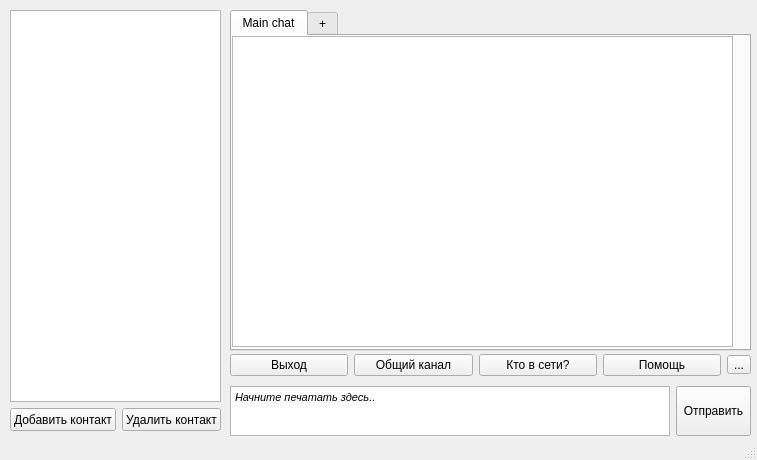
<?xml version="1.0" encoding="UTF-8"?>
<ui version="4.0">
 <class>MainWindow</class>
 <widget class="QMainWindow" name="MainWindow">
  <property name="geometry">
   <rect>
    <x>0</x>
    <y>0</y>
    <width>757</width>
    <height>460</height>
   </rect>
  </property>
  <property name="windowTitle">
   <string>Python Chat v0.2</string>
  </property>
  <widget class="QWidget" name="centralwidget">
   <widget class="QWidget" name="layoutWidget">
    <property name="geometry">
     <rect>
      <x>0</x>
      <y>0</y>
      <width>2</width>
      <height>2</height>
     </rect>
    </property>
    <layout class="QHBoxLayout" name="horizontalLayout"/>
   </widget>
   <widget class="QWidget" name="layoutWidget">
    <property name="geometry">
     <rect>
      <x>230</x>
      <y>350</y>
      <width>521</width>
      <height>91</height>
     </rect>
    </property>
    <layout class="QVBoxLayout" name="verticalLayout_2">
     <item>
      <layout class="QHBoxLayout" name="horizontalLayout_3">
       <item>
        <widget class="QPushButton" name="ExitButton">
         <property name="maximumSize">
          <size>
           <width>16777215</width>
           <height>23</height>
          </size>
         </property>
         <property name="text">
          <string>Выход</string>
         </property>
        </widget>
       </item>
       <item>
        <widget class="QPushButton" name="MCButton">
         <property name="maximumSize">
          <size>
           <width>16777215</width>
           <height>23</height>
          </size>
         </property>
         <property name="text">
          <string>Общий канал</string>
         </property>
        </widget>
       </item>
       <item>
        <widget class="QPushButton" name="WhoButton">
         <property name="maximumSize">
          <size>
           <width>16777215</width>
           <height>23</height>
          </size>
         </property>
         <property name="text">
          <string>Кто в сети?</string>
         </property>
        </widget>
       </item>
       <item>
        <widget class="QPushButton" name="HelpButton">
         <property name="maximumSize">
          <size>
           <width>16777215</width>
           <height>23</height>
          </size>
         </property>
         <property name="text">
          <string>Помощь</string>
         </property>
        </widget>
       </item>
       <item>
        <widget class="QToolButton" name="SettingsButton">
         <property name="maximumSize">
          <size>
           <width>16777215</width>
           <height>19</height>
          </size>
         </property>
         <property name="toolTip">
          <string extracomment="Settings"/>
         </property>
         <property name="text">
          <string>...</string>
         </property>
        </widget>
       </item>
      </layout>
     </item>
     <item>
      <layout class="QHBoxLayout" name="horizontalLayout_4">
       <item>
        <widget class="QTextEdit" name="textBox">
         <property name="minimumSize">
          <size>
           <width>250</width>
           <height>30</height>
          </size>
         </property>
         <property name="maximumSize">
          <size>
           <width>16777215</width>
           <height>50</height>
          </size>
         </property>
         <property name="cursor" stdset="0">
          <cursorShape>IBeamCursor</cursorShape>
         </property>
         <property name="autoFillBackground">
          <bool>false</bool>
         </property>
         <property name="inputMethodHints">
          <set>Qt::ImhNone</set>
         </property>
         <property name="tabChangesFocus">
          <bool>true</bool>
         </property>
         <property name="lineWrapMode">
          <enum>QTextEdit::WidgetWidth</enum>
         </property>
         <property name="lineWrapColumnOrWidth">
          <number>0</number>
         </property>
         <property name="html">
          <string>&lt;!DOCTYPE HTML PUBLIC &quot;-//W3C//DTD HTML 4.0//EN&quot; &quot;http://www.w3.org/TR/REC-html40/strict.dtd&quot;&gt;
&lt;html&gt;&lt;head&gt;&lt;meta name=&quot;qrichtext&quot; content=&quot;1&quot; /&gt;&lt;style type=&quot;text/css&quot;&gt;
p, li { white-space: pre-wrap; }
&lt;/style&gt;&lt;/head&gt;&lt;body style=&quot; font-family:'MS Shell Dlg 2'; font-size:8.25pt; font-weight:400; font-style:normal;&quot;&gt;
&lt;p style=&quot; margin-top:0px; margin-bottom:0px; margin-left:0px; margin-right:0px; -qt-block-indent:0; text-indent:0px;&quot;&gt;&lt;span style=&quot; font-style:italic;&quot;&gt;Начните печатать здесь..&lt;/span&gt;&lt;/p&gt;&lt;/body&gt;&lt;/html&gt;</string>
         </property>
         <property name="overwriteMode">
          <bool>true</bool>
         </property>
        </widget>
       </item>
       <item>
        <widget class="QPushButton" name="SendButton">
         <property name="enabled">
          <bool>true</bool>
         </property>
         <property name="sizePolicy">
          <sizepolicy hsizetype="Maximum" vsizetype="MinimumExpanding">
           <horstretch>0</horstretch>
           <verstretch>0</verstretch>
          </sizepolicy>
         </property>
         <property name="minimumSize">
          <size>
           <width>30</width>
           <height>30</height>
          </size>
         </property>
         <property name="maximumSize">
          <size>
           <width>75</width>
           <height>50</height>
          </size>
         </property>
         <property name="text">
          <string>Отправить</string>
         </property>
        </widget>
       </item>
      </layout>
     </item>
    </layout>
   </widget>
   <widget class="QWidget" name="layoutWidget">
    <property name="geometry">
     <rect>
      <x>230</x>
      <y>10</y>
      <width>521</width>
      <height>341</height>
     </rect>
    </property>
    <layout class="QHBoxLayout" name="horizontalLayout_5">
     <item>
      <widget class="QTabWidget" name="tabWidget">
       <property name="currentIndex">
        <number>0</number>
       </property>
       <widget class="QWidget" name="MainTab">
        <attribute name="title">
         <string>Main chat</string>
        </attribute>
        <widget class="QListView" name="ChatMessList">
         <property name="geometry">
          <rect>
           <x>0</x>
           <y>0</y>
           <width>501</width>
           <height>311</height>
          </rect>
         </property>
        </widget>
       </widget>
       <widget class="QWidget" name="plusTab">
        <attribute name="title">
         <string>+</string>
        </attribute>
       </widget>
      </widget>
     </item>
    </layout>
   </widget>
   <widget class="QWidget" name="layoutWidget">
    <property name="geometry">
     <rect>
      <x>10</x>
      <y>10</y>
      <width>211</width>
      <height>421</height>
     </rect>
    </property>
    <layout class="QVBoxLayout" name="verticalLayout">
     <item>
      <widget class="QTableWidget" name="UserList">
       <property name="minimumSize">
        <size>
         <width>150</width>
         <height>200</height>
        </size>
       </property>
       <property name="autoScroll">
        <bool>false</bool>
       </property>
      </widget>
     </item>
     <item>
      <layout class="QHBoxLayout" name="horizontalLayout_2">
       <item>
        <widget class="QPushButton" name="Add_user_button">
         <property name="minimumSize">
          <size>
           <width>75</width>
           <height>23</height>
          </size>
         </property>
         <property name="maximumSize">
          <size>
           <width>16777215</width>
           <height>23</height>
          </size>
         </property>
         <property name="text">
          <string>Добавить контакт</string>
         </property>
        </widget>
       </item>
       <item>
        <widget class="QPushButton" name="Del_user_button">
         <property name="minimumSize">
          <size>
           <width>75</width>
           <height>23</height>
          </size>
         </property>
         <property name="maximumSize">
          <size>
           <width>16777215</width>
           <height>23</height>
          </size>
         </property>
         <property name="text">
          <string>Удалить контакт</string>
         </property>
        </widget>
       </item>
      </layout>
     </item>
    </layout>
   </widget>
  </widget>
  <widget class="QStatusBar" name="statusbar">
   <property name="enabled">
    <bool>true</bool>
   </property>
   <property name="autoFillBackground">
    <bool>false</bool>
   </property>
  </widget>
 </widget>
 <resources/>
 <connections/>
</ui>
